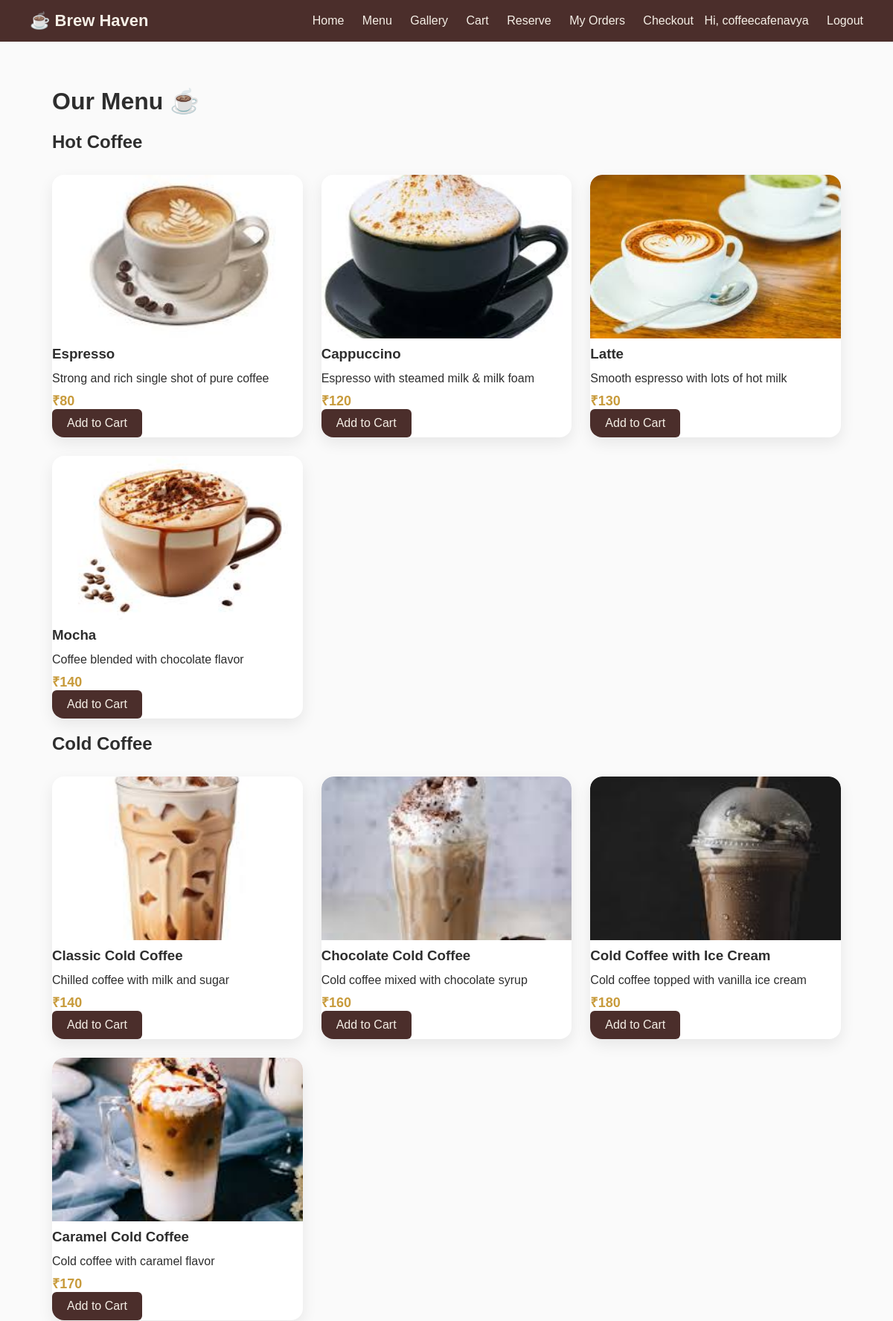
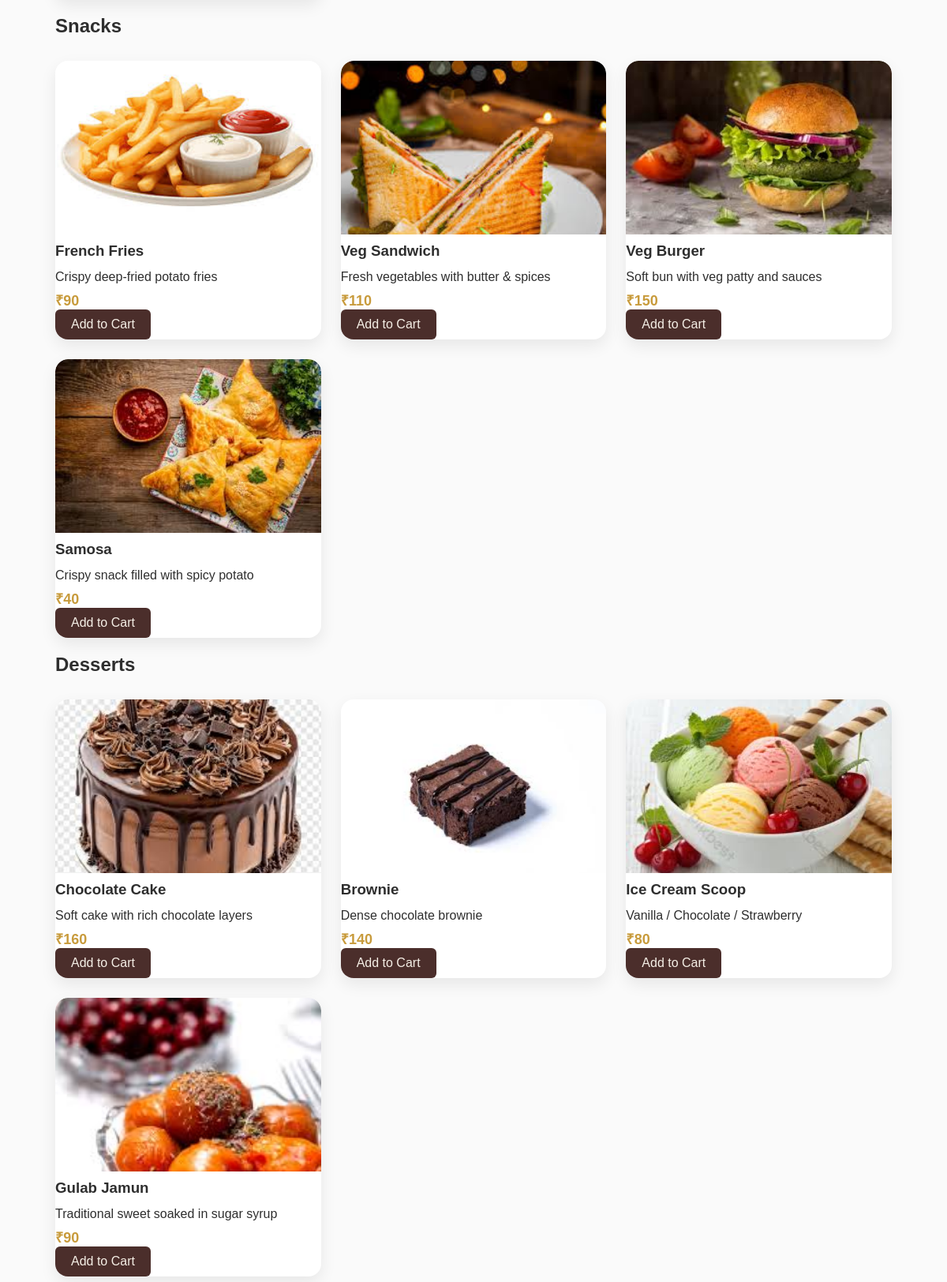
The app's page /menu/ (signed in, upper part) with its own data (2 pictures, top to bottom).
### main/models.py (models this page shows, shortened)
class MenuItem(models.Model):
    CATEGORY_CHOICES = (
        ('hot', 'Hot Coffee'),
        ('cold', 'Cold Coffee'),
        ('snacks', 'Snacks'),
        ('dessert', 'Desserts'),
    )
    name = models.CharField(max_length=100)
    description = models.TextField()
    price = models.IntegerField()
    category = models.CharField(max_length=20, choices=CATEGORY_CHOICES)
    image = models.ImageField(upload_to='menu_images/')

### main/views.py (the view)
# urls.py: path('menu/', views.menu, name='menu'),
def menu(request):
    hot = MenuItem.objects.filter(category='hot')
    cold = MenuItem.objects.filter(category='cold')
    snacks = MenuItem.objects.filter(category='snacks')
    dessert = MenuItem.objects.filter(category='dessert')
    return render(request, 'menu.html', {
        'hot': hot,
        'cold': cold,
        'snacks': snacks,
        'dessert': dessert
    })

### main/templates/menu.html (shortened to what this page needs)
{% extends 'base.html' %}
{% block content %}
<h1>Our Menu ☕</h1>
<h2>Hot Coffee</h2>
<div class="menu-container">
{% for item in hot %}
    <div class="menu-card">
        <img src="{{ item.image.url }}" class="menu-img" alt="{{ item.name }}">
        <h3>{{ item.name }}</h3>
        <p>{{ item.description }}</p>
        <span>₹{{ item.price }}</span>
        <form method="post" action="{% url 'add_to_cart' item.id %}">
            <button class="btn">Add to Cart</button>
        </form>
    </div>
{% endfor %}
</div>
<h2>Cold Coffee</h2>
<div class="menu-container">
{% for item in cold %}
    <div class="menu-card">
        <img src="{{ item.image.url }}" class="menu-img" alt="{{ item.name }}">
        <h3>{{ item.name }}</h3>
        <p>{{ item.description }}</p>
        <span>₹{{ item.price }}</span>
        <form method="post" action="{% url 'add_to_cart' item.id %}">
            <button class="btn">Add to Cart</button>
        </form>
    </div>
{% endfor %}
</div>
<h2>Snacks</h2>
<div class="menu-container">
{% for item in snacks %}
    <div class="menu-card">
        <img src="{{ item.image.url }}" class="menu-img" alt="{{ item.name }}">
        <h3>{{ item.name }}</h3>
        <p>{{ item.description }}</p>
        <span>₹{{ item.price }}</span>
        <form method="post" action="{% url 'add_to_cart' item.id %}">
            <button class="btn">Add to Cart</button>
        </form>
    </div>
{% endfor %}
</div>
<h2>Desserts</h2>
<div class="menu-container">
{% for item in dessert %}
    <div class="menu-card">
        <img src="{{ item.image.url }}" class="menu-img" alt="{{ item.name }}">
        <h3>{{ item.name }}</h3>
        <p>{{ item.description }}</p>
        <span>₹{{ item.price }}</span>
        <form method="post" action="{% url 'add_to_cart' item.id %}">
            <button class="btn">Add to Cart</button>
        </form>
    </div>
{% endfor %}
</div>
{% endblock %}

### main/templates/base.html (shortened to what this page needs)
<!DOCTYPE html>
<html lang="en">
<head>
    {% load static %}
    <link rel="stylesheet" href="{% static 'css/style.css' %}">
</head>
<body>
<header class="navbar">
    <div class="logo">☕ Brew Haven</div>
    <nav>
        <a href="/">Home</a>
        <a href="/menu/">Menu</a>
        <a href="/gallery/">Gallery</a>
        <a href="/cart/">Cart</a>
        <a href="/reserve/">Reserve</a>
        {% if user.is_authenticated %}
            <a href="/orders/">My Orders</a>
            <a href="/checkout/">Checkout</a>
            <span style="color:#F5EFE6; margin-left:10px;">
                Hi, {{ user.username }}
            </span>
            <a href="/logout/">Logout</a>
        {% else %}
            <a href="/login/">Login</a>
            <a href="/signup/">Signup</a>
        {% endif %}
    </nav>
</header>
<div class="content">
    {% block content %}
    {% endblock %}
</div>
</body>
</html>

### main/static/css/style.css (style rules this page uses)
body { margin: 0; font-family: 'Poppins', Arial, sans-serif; background-color: #FAFAFA; color: #2E2E2E; }
.navbar { display: flex; justify-content: space-between; align-items: center; padding: 15px 40px; background-color: #4B2E2B; }
.navbar .logo { font-size: 22px; font-weight: bold; color: #F5EFE6; }
.navbar a { color: #F5EFE6; margin-left: 20px; text-decoration: none; font-weight: 500; transition: 0.3s; }
.content { padding: 40px 70px; min-height: 80vh; }
.menu-container { display: grid; grid-template-columns: repeat(auto-fit, minmax(250px, 1fr)); gap: 25px; margin-top: 30px; }
.menu-card { background: #ffffff; border-radius: 16px; box-shadow: 0 8px 20px rgba(0, 0, 0, 0.08); overflow: hidden; animation: fadeIn 0.8s ease; transition: transform 0.3s; display: flex; flex-direction: column; }
.menu-img { width: 100%; height: 220px; object-fit: cover; border-radius: 16px 16px 0 0; }
.menu-card h3 { margin: 10px 0 5px; }
.menu-card span { font-weight: bold; color: #C89B3C; font-size: 18px; }
.menu-card p { margin: 8px 0; }
.btn { background-color: #4B2E2B; color: #F5EFE6; padding: 10px 20px; border: none; border-radius: 6px; cursor: pointer; font-size: 16px; }

### records on screen
MenuItem: image (picture), name "Espresso", description "Strong and rich single shot of pure coffee", price "80"
MenuItem: image (picture), name "Cappuccino", description "Espresso with steamed milk & milk foam", price "120"
MenuItem: image (picture), name "Latte", description "Smooth espresso with lots of hot milk", price "130"
MenuItem: image (picture), name "Mocha", description "Coffee blended with chocolate flavor", price "140"
MenuItem: image (picture), name "Classic Cold Coffee", description "Chilled coffee with milk and sugar", price "140"
MenuItem: image (picture), name "Chocolate Cold Coffee", description "Cold coffee mixed with chocolate syrup", price "160"
MenuItem: image (picture), name "Cold Coffee with Ice Cream", description "Cold coffee topped with vanilla ice cream", price "180"
MenuItem: image (picture), name "Caramel Cold Coffee", description "Cold coffee with caramel flavor", price "170"
MenuItem: image (picture), name "French Fries", description "Crispy deep-fried potato fries", price "90"
MenuItem: image (picture), name "Veg Sandwich", description "Fresh vegetables with butter & spices", price "110"
MenuItem: image (picture), name "Veg Burger", description "Soft bun with veg patty and sauces", price "150"
MenuItem: image (picture), name "Samosa", description "Crispy snack filled with spicy potato", price "40"
MenuItem: image (picture), name "Chocolate Cake", description "Soft cake with rich chocolate layers", price "160"
MenuItem: image (picture), name "Brownie", description "Dense chocolate brownie", price "140"
MenuItem: image (picture), name "Ice Cream Scoop", description "Vanilla / Chocolate / Strawberry", price "80"
MenuItem: image (picture), name "Gulab Jamun", description "Traditional sweet soaked in sugar syrup", price "90"

### other values on screen
{{ user.username }} "coffeecafenavya"
